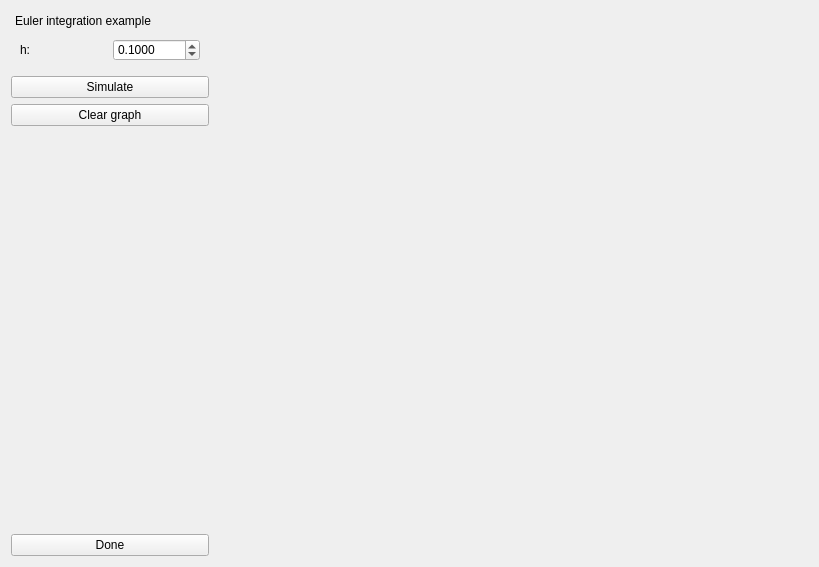
<?xml version="1.0" encoding="UTF-8"?>
<ui version="4.0">
 <class>EulerIntegrationWidget</class>
 <widget class="QWidget" name="EulerIntegrationWidget">
  <property name="geometry">
   <rect>
    <x>0</x>
    <y>0</y>
    <width>819</width>
    <height>567</height>
   </rect>
  </property>
  <property name="windowTitle">
   <string>Heart Transform</string>
  </property>
  <layout class="QHBoxLayout" name="horizontalLayout">
   <item>
    <widget class="QDockWidget" name="dockWidget">
     <property name="sizePolicy">
      <sizepolicy hsizetype="Preferred" vsizetype="Preferred">
       <horstretch>1</horstretch>
       <verstretch>0</verstretch>
      </sizepolicy>
     </property>
     <property name="styleSheet">
      <string notr="true">QToolBox::tab {
         background: qlineargradient(x1: 0, y1: 0, x2: 0, y2: 1,
                                     stop: 0 #E1E1E1, stop: 0.4 #DDDDDD,
                                     stop: 0.5 #D8D8D8, stop: 1.0 #D3D3D3);
         border-radius: 5px;
         color: black;
     }

     QToolBox::tab:selected { /* italicize selected tabs */
         font: bold;
         color: black;
     }
QToolBox {
    padding : 0
}</string>
     </property>
     <property name="floating">
      <bool>false</bool>
     </property>
     <property name="features">
      <set>QDockWidget::NoDockWidgetFeatures</set>
     </property>
     <property name="windowTitle">
      <string>Euler integration example</string>
     </property>
     <widget class="QWidget" name="dockWidgetContents">
      <layout class="QVBoxLayout" name="verticalLayout">
       <property name="leftMargin">
        <number>0</number>
       </property>
       <property name="topMargin">
        <number>0</number>
       </property>
       <property name="rightMargin">
        <number>0</number>
       </property>
       <property name="bottomMargin">
        <number>0</number>
       </property>
       <item>
        <widget class="QWidget" name="widget" native="true">
         <layout class="QHBoxLayout" name="horizontalLayout_3">
          <item>
           <layout class="QHBoxLayout" name="horizontalLayout_2">
            <item alignment="Qt::AlignLeft">
             <widget class="QLabel" name="label">
              <property name="text">
               <string>h:</string>
              </property>
             </widget>
            </item>
            <item>
             <widget class="QDoubleSpinBox" name="stepSizeSpinBox">
              <property name="decimals">
               <number>4</number>
              </property>
              <property name="maximum">
               <double>1.000000000000000</double>
              </property>
              <property name="singleStep">
               <double>0.001000000000000</double>
              </property>
              <property name="value">
               <double>0.100000000000000</double>
              </property>
             </widget>
            </item>
           </layout>
          </item>
         </layout>
        </widget>
       </item>
       <item>
        <widget class="QPushButton" name="simulateButton">
         <property name="text">
          <string>Simulate</string>
         </property>
        </widget>
       </item>
       <item>
        <widget class="QPushButton" name="clearButton">
         <property name="text">
          <string>Clear graph</string>
         </property>
        </widget>
       </item>
       <item>
        <spacer name="verticalSpacer">
         <property name="orientation">
          <enum>Qt::Vertical</enum>
         </property>
         <property name="sizeHint" stdset="0">
          <size>
           <width>20</width>
           <height>40</height>
          </size>
         </property>
        </spacer>
       </item>
       <item>
        <widget class="QPushButton" name="doneButton">
         <property name="text">
          <string>Done</string>
         </property>
        </widget>
       </item>
      </layout>
     </widget>
    </widget>
   </item>
   <item>
    <widget class="QWidget" name="plotPane" native="true">
     <property name="sizePolicy">
      <sizepolicy hsizetype="Preferred" vsizetype="Preferred">
       <horstretch>3</horstretch>
       <verstretch>0</verstretch>
      </sizepolicy>
     </property>
    </widget>
   </item>
  </layout>
 </widget>
 <resources/>
 <connections/>
</ui>
